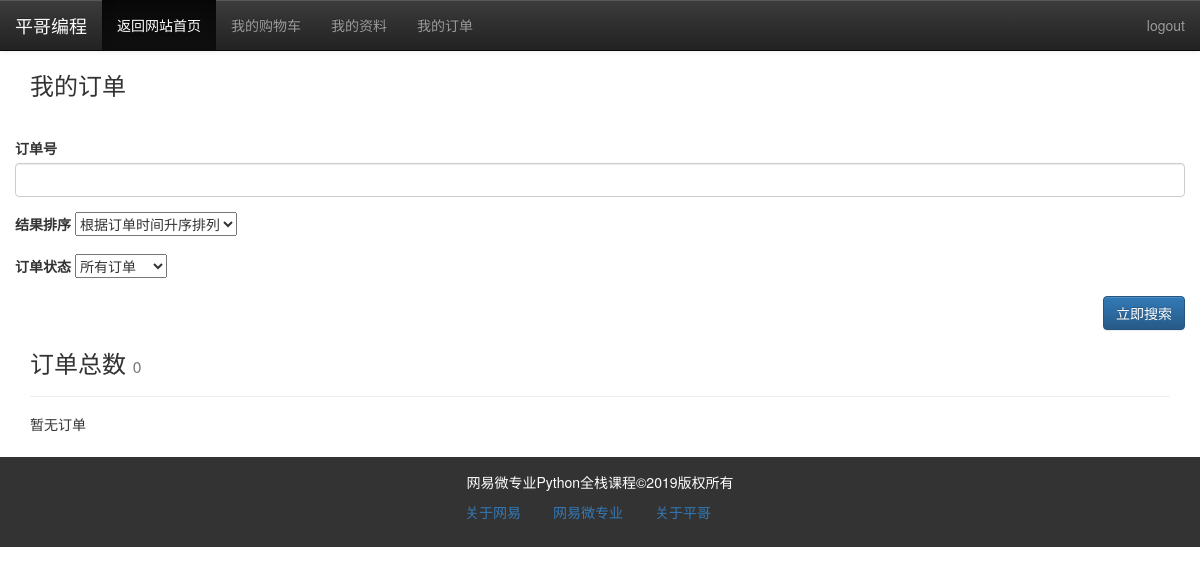
The page /member/myorders (signed in) on the database as committed earlier.
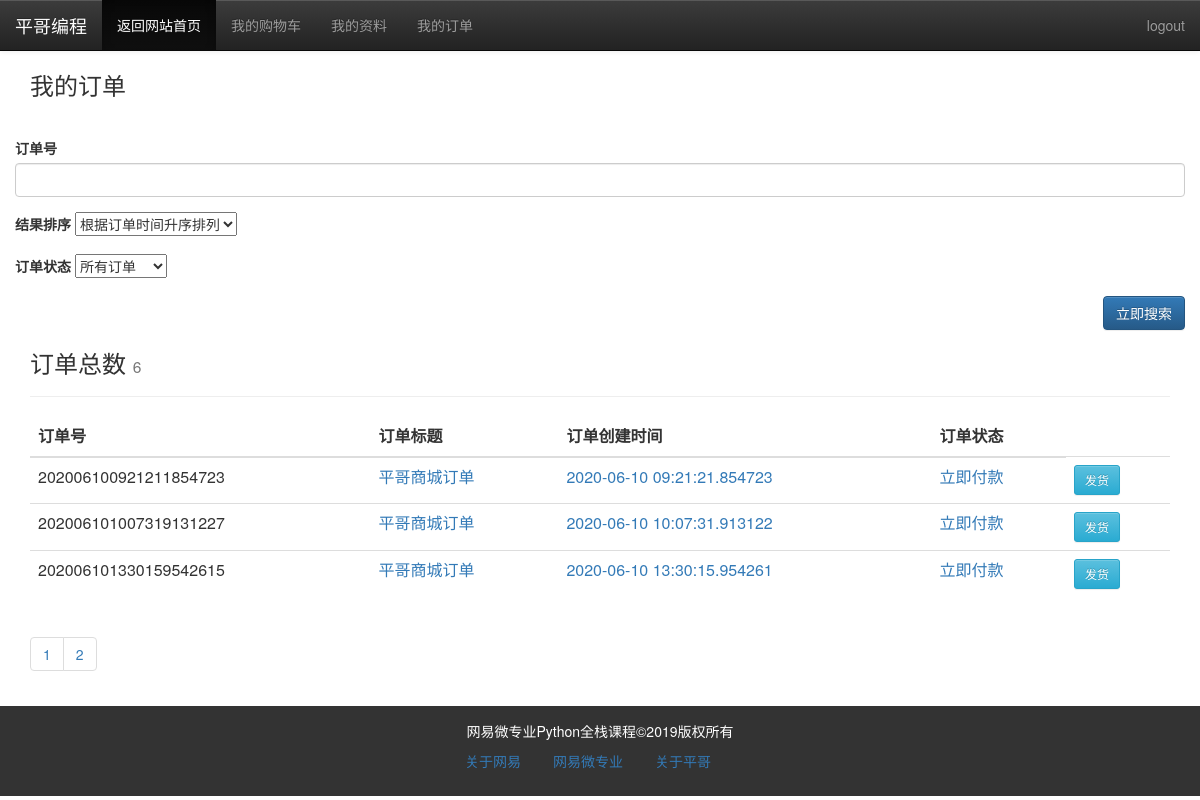
The same page on the database as committed later.
### xp_mall/models/order.py (models this page shows)
class Order(db.Model):
    id = db.Column(db.Integer, primary_key=True)
    order_no = db.Column(db.String(50))
    subject = db.Column(db.String(100))
    total_price = db.Column(db.FLOAT)
    status = db.Column(db.String(10))
    seller = db.Column(db.String(50))
    buyer = db.Column(db.String(50))
    createTime = db.Column(db.DATETIME)
    payment = db.Column(db.String(30))
    paytime = db.Column(db.DATETIME)
    goods = db.relationship('OrderGoods', back_populates='order', cascade='all, delete-orphan')
    logistics = db.relationship('Logistics', back_populates='order', cascade='all, delete-orphan')

### xp_mall/member/center.py (the view, shortened to what this page needs)
@member_module.route('/myorders', defaults={'page': 1})
@member_module.route('/myorders/<int:page>', methods=['GET'])
def manage_orders(page):
    form = SearchForm()
    order_query =  Order.query.filter_by(buyer=current_user.user_id)
    status = request.args.get("status", None)
    if status:
        form.status = status
        order_query = order_query.filter_by(status=status)
    keyword = request.args.get("keyword", None)
    if keyword:
        form.keyword.data = keyword
        order_query = order_query.whooshee_search(keyword)
    print(order_query)
    pagination = order_query.paginate(
         page,current_app.config['XPMALL_MANAGE_GOODS_PER_PAGE'])
    condition = request.query_string.decode()
    return render_template('member/order/order_list.html', page=page,
                           pagination=pagination, form=form,
                           condition=condition)

### xp_mall/forms/order.py
class SearchForm(FlaskForm):
    status = SelectField("订单状态", choices=[(0, "所有订单"),
                                                 (1, "已支付订单"),
                                                 (2, "已发货订单"),
                                                 (3, "已收货订单"),
                                                ])
    keyword = StringField("订单号")
    order_type = SelectField("结果排序", choices=[(1, "根据订单时间升序排列"),
                                                 (2, "根据订单时间降序排列")
                                                ])

### app.py (called while the page is built)
def register_request_handlers(app):
    @app.after_request
    def query_profiler(response):
        for q in get_debug_queries():
            if q.duration >= app.config['XPMALL_SLOW_QUERY_THRESHOLD']:
                app.logger.warning(
                    'Slow query: Duration: %fs\n Context: %s\nQuery: %s\n '
                    % (q.duration, q.context, q.statement)
                )
        return response

### xp_mall/extensions.py (called while the page is built)
@login_manager.user_loader
def load_user(user_id):
    from xp_mall.models.member import Member
    user = Member.query.get(int(user_id))
    return user

### xp_mall/member/__init__.py (called while the page is built)
@member_module.before_request
@login_required
def is_login():
    pass

### templates/member/order/order_list.html (shortened to what this page needs)
{% extends "member/member_base.html" %}
{% block content %}
<div class="container">
    <div class="row">
        <div class="main col-md-12 col-lg-12 col-xs-12 col-sm-12" >
        <h3>我的订单</h3>
        <div class="page-header">
            <form action="{{ url_for("member.manage_orders",page=1) }}"  method="get" class="form-horizontal"  id="search_form">
                <div class="form-group">
                    {{ form.keyword.label }}
                    {{ form.keyword(class="form-control") }}
                </div>
                <div class="form-group">
                    {{ form.order_type.label }}
                    {{ form.order_type }}
                </div>
                <div class="form-group">
                    {{ form.status.label }}
                    {{ form.status }}
                </div>
                <div class="form-group ">
                    <input type="button" name="search" class="btn btn-primary pull-right search-btn" value="立即搜索">
                </div>
            </form>
            <h3>订单总数
                <small class="text-muted">{{ pagination.total }}</small>
            </h3>
        </div>
{% if pagination.total > 0 %}
        <table class="table">
            <thead>
            <tr>
                <th>订单号</th>
                <th>订单标题</th>
                <th>订单创建时间</th>
                <th>订单状态</th>
            </tr>
            </thead>
            {% for order in pagination.items %}
            <tr>
                <td>{{ order.order_no }} </td>
                <td><a href="" target="_blank">{{ order.subject }}</a></td>
                <td><a href="">{{ order.createTime }}</a></td>
                <td>{% if order.status != "0" %}
                       {{ order.status | get_order_status }}
                    {% else %}
                      <a href="{{ url_for("member.pay_order",order_no=order.order_no)}}">立即付款</a>
                    {% endif %}
                </td>
                <td>
                    <a class="btn btn-info btn-sm edit-btn"  href="" target="_blank">发货</a>
                </td>
            </tr>
            {% endfor %}
        </table>
        <div class="page-footer">
            <ul class="pagination">
                {% for page in pagination.iter_pages() %}
                    {% if page!=None %}
                <li><a href="{{ url_for("member.manage_orders", page=page) }}?{{ condition }}">{{ page }}</a></li>
                    {% else %}
                    <li><a href="#">...</a></li>
                    {% endif %}
                {% endfor %}
            </ul>
        </div>
        {% else %}
        <div class="tip"><h5>暂无订单</h5></div>
    {% endif %}
        </div>
    </div>
</div>
{% endblock %}

Rows that differ between the two databases and show on the page:
added Order: order_no "202006100921211854723", subject "平哥商城订单", createTime "2020-06-10 09:21:21.854723"
added Order: order_no "202006101007319131227", subject "平哥商城订单", createTime "2020-06-10 10:07:31.913122"
added Order: order_no "202006101330159542615", subject "平哥商城订单", createTime "2020-06-10 13:30:15.954261"
Other text that changed with them:
{{ pagination.total }}: "0" → "6"
text no longer shown: "暂无订单"
text now shown: "订单号 订单标题 订单创建时间 订单状态"
new list line: "1"
new list line: "2"
